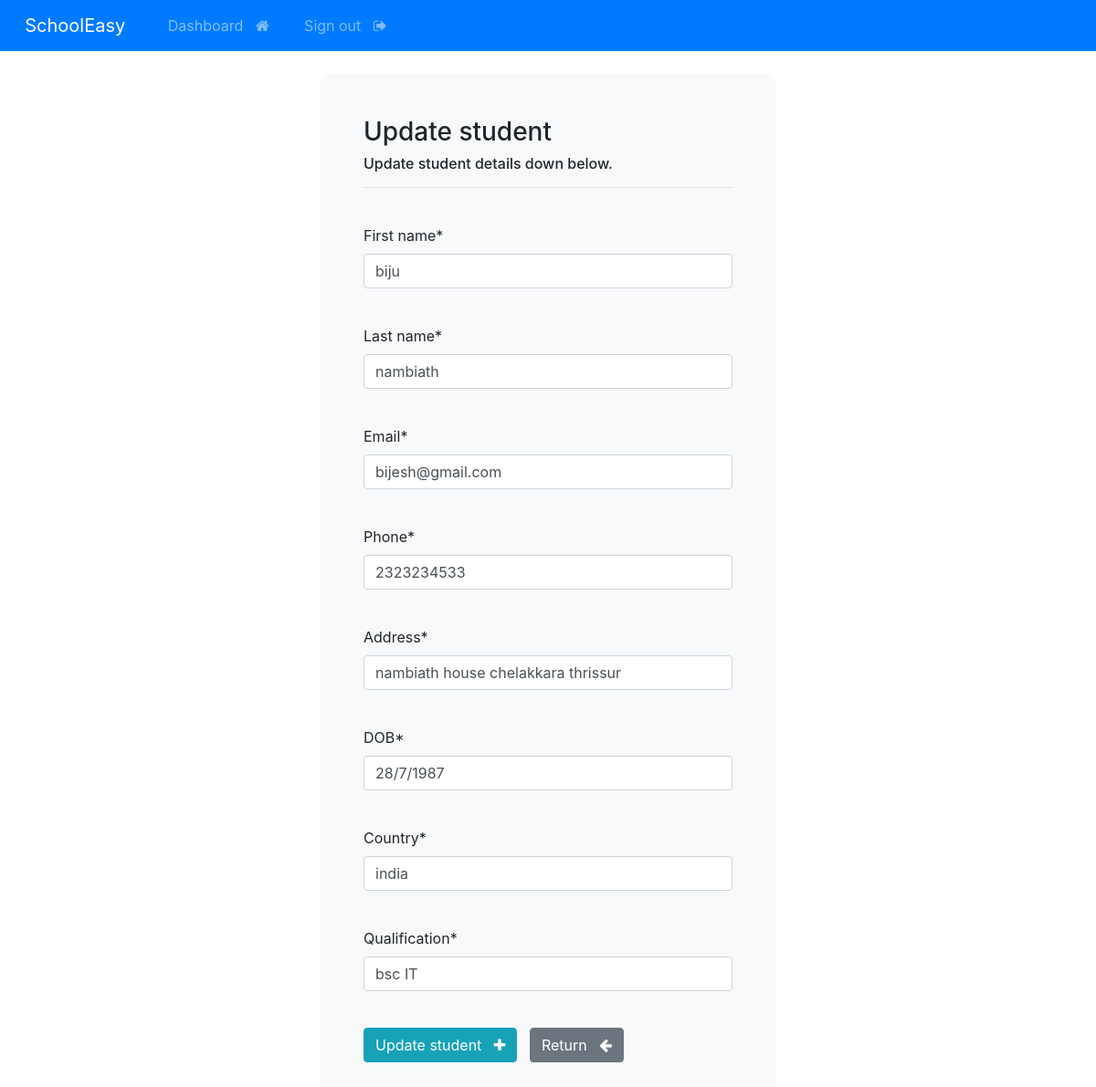
/student/update_student/8 (signed in), run on the app's committed database.
### SchoolEasy_app/models.py (models this page shows, shortened)
class StudentRegister(models.Model):
    creation_date = models.DateTimeField(auto_now_add=True)
    first_name = models.CharField(max_length=100)
    last_name = models.CharField(max_length=100)
    email = models.CharField(max_length=255)
    phone = models.CharField(max_length=20)
    address = models.CharField(max_length=300)
    DOB = models.CharField(max_length=255)
    country = models.CharField(max_length=125)
    Qualification = models.CharField(max_length=200)

### SchoolEasy_app/views.py (the view)
# urls.py: path('student/update_student/<int:pk>', views.update_student, name='update_student'),
@login_required(login_url='admin_login')
def update_student(request, pk):
    student = StudentRegister.objects.get(id=pk)
    form = UpdateStudentForm(instance=student)
    if request.method == 'POST':
        form = UpdateStudentForm(request.POST, instance=student)
        if form.is_valid():
            form.save()
            messages.success(request, "student details updated!")
            return redirect("dashboard")
    context = {'form': form}
    return render(request, 'update_student.html', context=context)

### SchoolEasy_app/forms.py
class UpdateStudentForm(forms.ModelForm):
    class Meta:
        model = StudentRegister
        fields = ['first_name', 'last_name', 'email', 'phone', 'address', 'DOB', 'country', 'Qualification']

### Templates/update_student.html (shortened to what this page needs)
{% extends 'base.html' %}
{% load crispy_forms_tags %}
{% block content %}
    <div class="container bg-light shadow-md p-5 form-layout">
        <h3> Update student </h3>
        <h6> Update student details down below. </h6>
        <hr>
        <br>
        <form method="POST" autocomplete="off">
            {{form.first_name|as_crispy_field}}
            <br>
            {{form.last_name|as_crispy_field}}
            <br>
            {{form.email|as_crispy_field}}
            <br>
            {{form.phone|as_crispy_field}}
            <br>
            {{form.address|as_crispy_field}}
            <br>
            {{form.DOB|as_crispy_field}}
            <br>
            {{form.country|as_crispy_field}}
            <br>
            {{form.Qualification|as_crispy_field}}
            <br>
            <button type="submit" class="btn btn-info">
                Update student &nbsp; <i class="fa fa-plus" aria-hidden="true"></i>
            </button>
            <a href="{% url 'dashboard' %}" class="btn btn-secondary">
                Return &nbsp; <i class="fa fa-arrow-left" aria-hidden="true"></i>
            </a>
        </form>
    </div>
    <br>
{% endblock %}

### static/css/style.css (style rules this page uses)
.form-layout { border-radius: 15px; width: 500px; }

### data on the page
StudentRegister: first_name "biju", last_name "nambiath", email "bijesh@gmail.com", phone "2323234533", address "nambiath house chelakkara thrissur", DOB "28/7/1987", country "india", Qualification "bsc IT"
